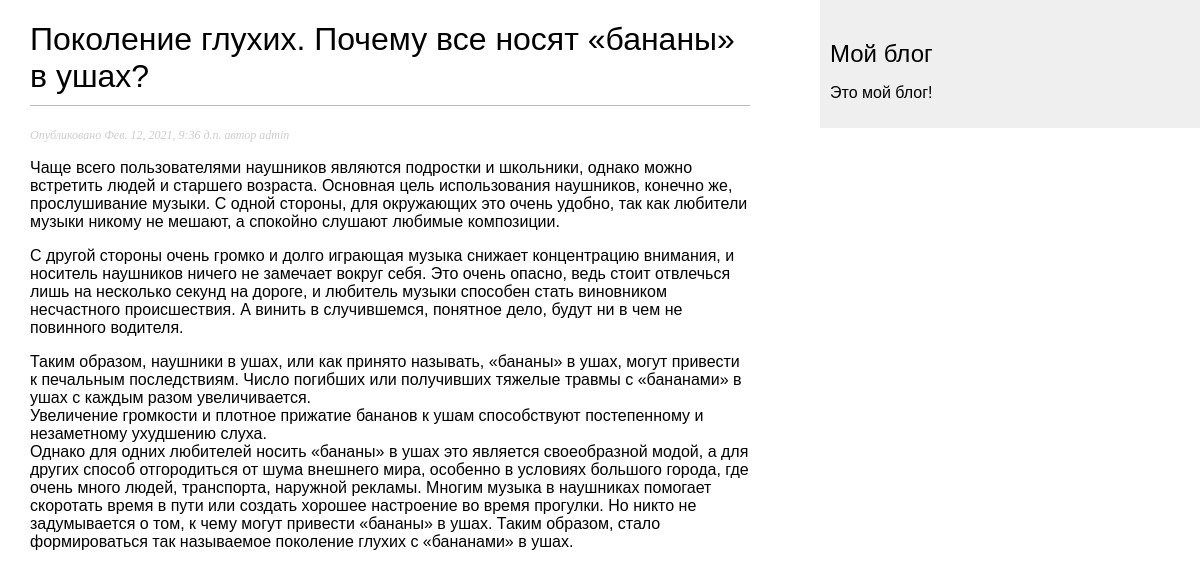
The app's page /blog/2021/2/12/pokolenie-gluhih-pochemu-vse-nosyat-banany-v-ushah/ with its own data.
### blog/models.py (models this page shows, shortened)
class Post(models.Model):
    STATUS_CHOICES = (
        ('draft', 'Draft'),
        ('published', 'Published'),
    )
    title = models.CharField(max_length=250)
    slug = models.SlugField(max_length=250,
                            unique_for_date='publish')
    author = models.ForeignKey(User,
                               on_delete=models.CASCADE,
                               related_name='blog_posts')
    body = models.TextField()
    publish = models.DateTimeField(default=timezone.now)
    created = models.DateTimeField(auto_now_add=True)
    updated = models.DateTimeField(auto_now=True)
    status = models.CharField(max_length=10,
                              choices=STATUS_CHOICES,
                              default='draft')
    objects = models.Manager()  # The default manager.
    published = PublishedManager()  # Our custom manager.
    class Meta:
        ordering = ('-publish',)

### blog/views.py (the view)
def post_detail(request, year, month, day, post):
    post = get_object_or_404(Post, slug=post,
                                   status='published',
                                   publish__year=year,
                                   publish__month=month,
                                   publish__day=day)
    return render(request,
                  'blog/post/detail.html',
                  {'post': post})

### blog/templates/blog/post/detail.html (shortened to what this page needs)
{% extends "blog/base.html" %}
{% block content %}
<h1>{{ post.title }}</h1>
<p class="date">Опубликовано {{ post.publish }} автор {{ post.author }}</p>
{{ post.body|linebreaks }}
{% endblock %}

### blog/static/css/blog.css (style rules this page uses)
body { margin:0; padding:0; font-family:helvetica, sans-serif; }
h1 { font-weight:normal; border-bottom:1px solid #bbb; padding:0 0 10px 0; }
p.date { color:#ccc; font-family: georgia, serif; font-size: 12px; font-style: italic; }

### records on screen
Post: title "Поколение глухих. Почему все носят «бананы» в ушах?", publish "Фев. 12, 2021, 9:36 д.п.", author "admin", body "Чаще всего пользователями наушников являются подростки и школьники, однако можно встретить людей и старшего возраста. Основная цель использования наушников, конечно же, прослушивание музыки. С одной стороны, для окружающих это очень удобно, так как любители музыки никому не мешают, а спокойно слушают любимые композиции. С другой стороны очень громко и долго играющая музыка снижает концентрацию внимания, и носитель наушников ничего не замечает вокруг себя. Это очень опасно, ведь стоит отвлечься лишь на несколько секунд на дороге, и любитель музыки способен стать виновником несчастного происшествия. А винить в случившемся, понятное дело, будут ни в чем не повинного водителя. Таким образом,…"
